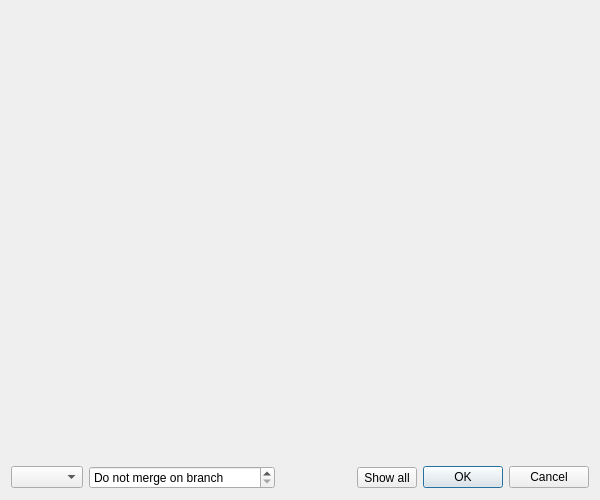
<?xml version="1.0" encoding="UTF-8"?>
<ui version="4.0">
 <class>MergeDialog</class>
 <widget class="QDialog" name="MergeDialog">
  <property name="geometry">
   <rect>
    <x>0</x>
    <y>0</y>
    <width>600</width>
    <height>500</height>
   </rect>
  </property>
  <property name="windowTitle">
   <string>Merge objects</string>
  </property>
  <property name="windowIcon">
   <iconset theme="insert-object">
    <normaloff>.</normaloff>.</iconset>
  </property>
  <layout class="QGridLayout" name="gridLayout">
   <item row="0" column="0">
    <widget class="QScrollArea" name="scrollArea">
     <property name="frameShape">
      <enum>QFrame::NoFrame</enum>
     </property>
     <property name="lineWidth">
      <number>0</number>
     </property>
     <property name="widgetResizable">
      <bool>true</bool>
     </property>
     <widget class="QWidget" name="scrollAreaWidgetContents">
      <property name="geometry">
       <rect>
        <x>0</x>
        <y>0</y>
        <width>582</width>
        <height>451</height>
       </rect>
      </property>
      <layout class="QVBoxLayout" name="fieldsLayout"/>
     </widget>
    </widget>
   </item>
   <item row="1" column="0">
    <layout class="QHBoxLayout" name="horizontalLayout">
     <item>
      <widget class="QComboBox" name="filterBox"/>
     </item>
     <item>
      <widget class="QDoubleSpinBox" name="angleSpin">
       <property name="specialValueText">
        <string>Do not merge on branch</string>
       </property>
       <property name="prefix">
        <string>Merge if angle less then </string>
       </property>
       <property name="suffix">
        <string>°</string>
       </property>
       <property name="maximum">
        <double>5.000000000000000</double>
       </property>
       <property name="singleStep">
        <double>0.100000000000000</double>
       </property>
      </widget>
     </item>
     <item>
      <spacer name="horizontalSpacer">
       <property name="orientation">
        <enum>Qt::Horizontal</enum>
       </property>
       <property name="sizeHint" stdset="0">
        <size>
         <width>40</width>
         <height>20</height>
        </size>
       </property>
      </spacer>
     </item>
     <item>
      <widget class="QToolButton" name="allButton">
       <property name="text">
        <string>Show all</string>
       </property>
       <property name="icon">
        <iconset theme="list-add">
         <normaloff>.</normaloff>.</iconset>
       </property>
       <property name="checkable">
        <bool>true</bool>
       </property>
      </widget>
     </item>
     <item>
      <widget class="QDialogButtonBox" name="buttonBox">
       <property name="orientation">
        <enum>Qt::Horizontal</enum>
       </property>
       <property name="standardButtons">
        <set>QDialogButtonBox::Cancel|QDialogButtonBox::Ok</set>
       </property>
      </widget>
     </item>
    </layout>
   </item>
  </layout>
 </widget>
 <tabstops>
  <tabstop>scrollArea</tabstop>
 </tabstops>
 <resources/>
 <connections>
  <connection>
   <sender>buttonBox</sender>
   <signal>accepted()</signal>
   <receiver>MergeDialog</receiver>
   <slot>accept()</slot>
   <hints>
    <hint type="sourcelabel">
     <x>550</x>
     <y>470</y>
    </hint>
    <hint type="destinationlabel">
     <x>548</x>
     <y>581</y>
    </hint>
   </hints>
  </connection>
  <connection>
   <sender>buttonBox</sender>
   <signal>rejected()</signal>
   <receiver>MergeDialog</receiver>
   <slot>reject()</slot>
   <hints>
    <hint type="sourcelabel">
     <x>710</x>
     <y>474</y>
    </hint>
    <hint type="destinationlabel">
     <x>708</x>
     <y>596</y>
    </hint>
   </hints>
  </connection>
  <connection>
   <sender>allButton</sender>
   <signal>toggled(bool)</signal>
   <receiver>MergeDialog</receiver>
   <slot>allButtonChecked(bool)</slot>
   <hints>
    <hint type="sourcelabel">
     <x>356</x>
     <y>467</y>
    </hint>
    <hint type="destinationlabel">
     <x>355</x>
     <y>597</y>
    </hint>
   </hints>
  </connection>
 </connections>
 <slots>
  <slot>allButtonChecked(bool)</slot>
  <slot>searchBoxEdited(QString)</slot>
 </slots>
</ui>
